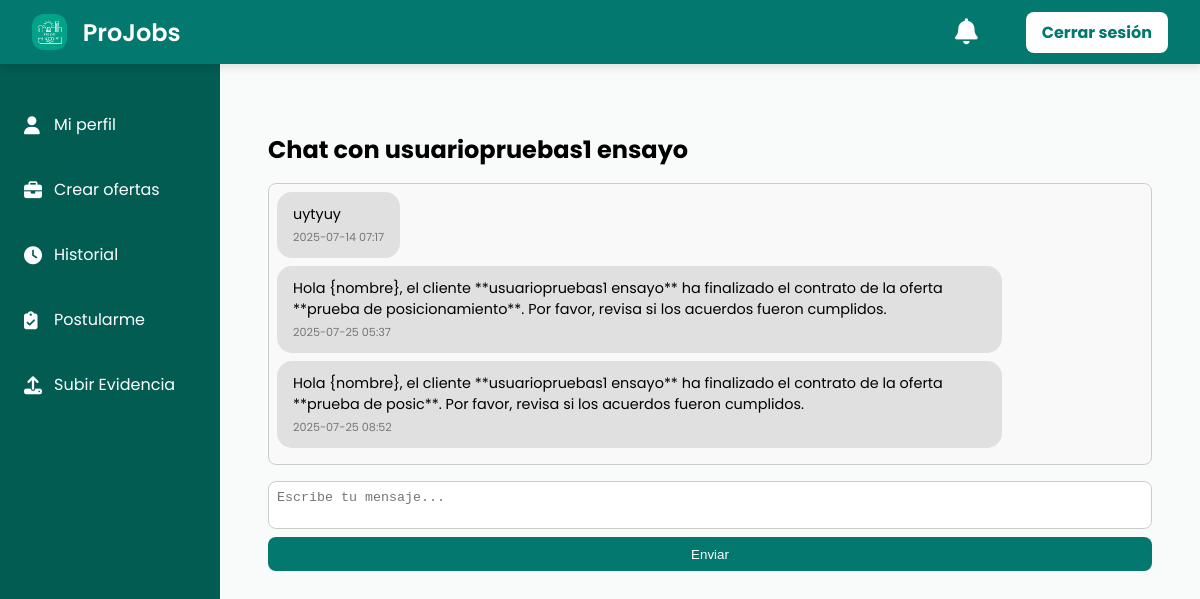
Page /chat/33/ (signed in) on the earlier database version.
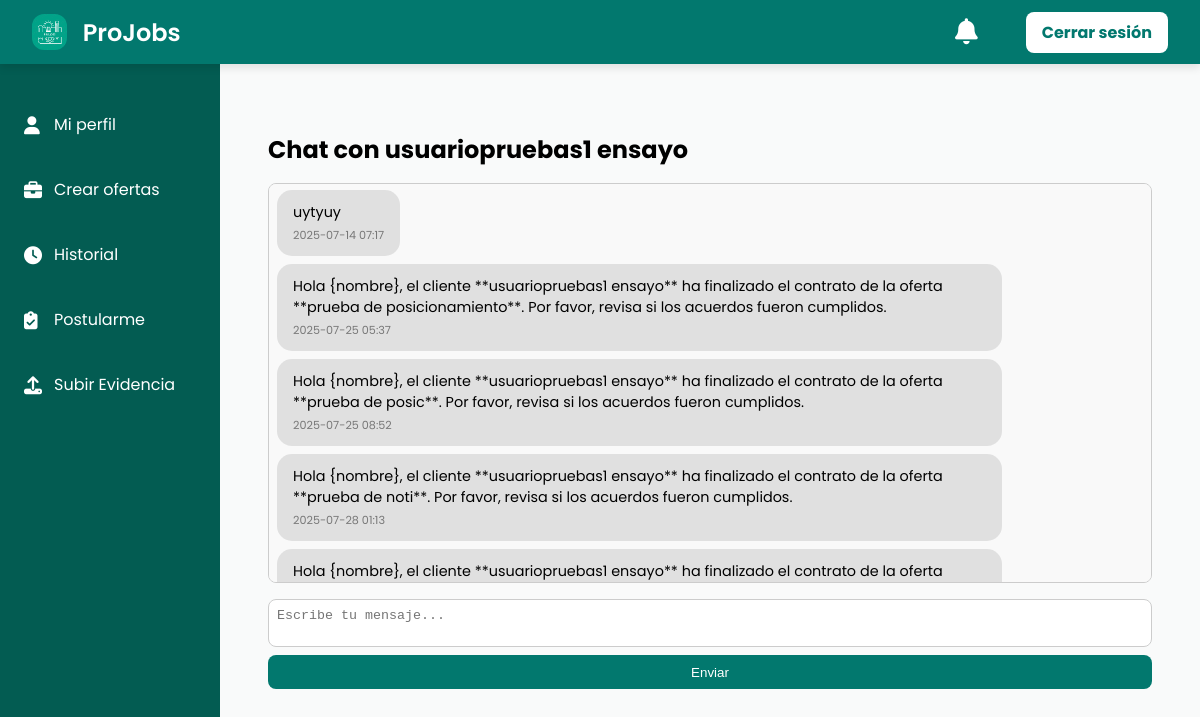
Same page on the later database version.
### projobs/models.py (models this page shows, shortened)
class Mensaje(models.Model):
    emisor = models.ForeignKey('Usuario', on_delete=models.CASCADE, related_name='mensajes_enviados')
    receptor = models.ForeignKey('Usuario', on_delete=models.CASCADE, related_name='mensajes_recibidos')
    contenido = models.TextField()
    fecha_envio = models.DateTimeField(auto_now_add=True)
    leido = models.BooleanField(default=False)

### projobs/views.py (the view)
# urls.py: path('chat/<int:id_usuario>/', views.chat_con_usuario, name='chat_con_usuario'),
@require_http_methods(["GET", "POST"])
def chat_con_usuario(request, id_usuario):
    usuario = get_object_or_404(Usuario, id=request.session.get('usuario_id'))
    receptor = get_object_or_404(Usuario, id=id_usuario)
    if request.method == "POST":
        contenido = request.POST.get("contenido", "").strip()
        if contenido:
            Mensaje.objects.create(emisor=usuario, receptor=receptor, contenido=contenido)
        return redirect('chat_con_usuario', id_usuario=id_usuario)
    mensajes = Mensaje.objects.filter(Q(emisor=usuario, receptor=receptor) | Q(emisor=receptor, receptor=usuario)).order_by('fecha_envio')
    Mensaje.objects.filter(emisor=receptor, receptor=usuario, leido=False).update(leido=True)
    return render(request, "chat/chat.html", {'usuario': usuario, 'receptor': receptor, 'mensajes': mensajes})

### projobs/templates/chat/chat.html (shortened to what this page needs)
{% extends 'baseperfil.html' %}
{% load static %}
{% block content %}
<div style="padding: 1rem; max-width: 100%; box-sizing: border-box;">
  <h2 style="margin-bottom: 1rem;">Chat con {{ receptor.nombre }} {{ receptor.apellido }}</h2>
  <div id="chat-container" style="
    max-height: 400px;
    overflow-y: auto;
    margin-bottom: 1rem;
    border: 1px solid #ccc;
    border-radius: 8px;
    padding: 0.5rem;
    background-color: #f9f9f9;
    width: 100%;
    box-sizing: border-box;">
    {% for msg in mensajes %}
      <div style="display: flex; justify-content: {% if msg.emisor.id == usuario.id %}flex-end{% else %}flex-start{% endif %}; margin-bottom: 0.5rem;">
        <div style="
          max-width: 80%;
          padding: 0.75rem 1rem;
          border-radius: 15px;
          background-color: {% if msg.emisor.id == usuario.id %}#02786e{% else %}#e0e0e0{% endif %};
          color: {% if msg.emisor.id == usuario.id %}white{% else %}black{% endif %};
          font-size: 0.9rem;
          word-wrap: break-word;
        ">
          {{ msg.contenido }}
          <div style="font-size: 0.7rem; color: {% if msg.emisor.id == usuario.id %}rgba(255,255,255,0.6){% else %}#777{% endif %}; margin-top: 0.25rem;">
            {{ msg.fecha_envio|date:"Y-m-d H:i" }}
          </div>
        </div>
      </div>
    {% empty %}
      <p>No hay mensajes todavía.</p>
    {% endfor %}
  </div>
  <form method="post" style="display: flex; flex-direction: column; gap: 0.5rem;">
    <textarea name="contenido" rows="2" required placeholder="Escribe tu mensaje..." style="flex: 1; padding: 0.5rem; border-radius: 8px; border: 1px solid #ccc; resize: none;"></textarea>
    <button type="submit" style="padding: 0.6rem; background-color: #02786e; color: white; border: none; border-radius: 8px; width: 100%;">Enviar</button>
  </form>
</div>
{% endblock %}

Differences in the rows shown:
added Mensaje: contenido "Hola {nombre}, el cliente **usuariopruebas1 ensayo** ha finalizado el contrato de la oferta **prueba de noti**. Por favor, revisa si los acuerdos fueron cumplidos.", fecha_envio "2025-07-28 01:13"
added Mensaje: contenido "Hola {nombre}, el cliente **usuariopruebas1 ensayo** ha finalizado el contrato de la oferta…"
